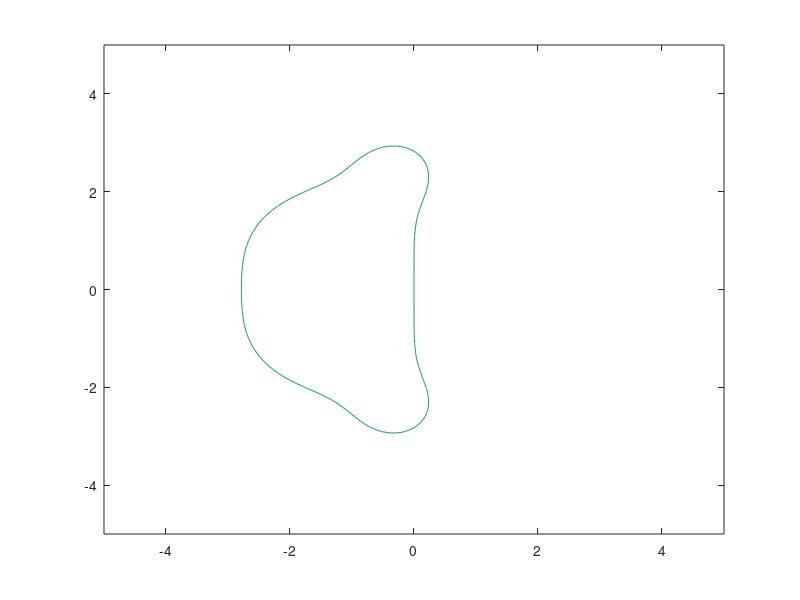

Recreate this plot in MATLAB.
clear all
clc
close all
%% Task 3
G_Runge_Kutta = @(z)(1 + z + z.^2/2 + z.^3/6 + z.^4/24)
[X,Y] = meshgrid(-5:0.1:5,-5:0.1:5);
Z = X + Y*sqrt(-1);
figure(3)
contour(X,Y,abs(G_Runge_Kutta(Z)),[1 1])
